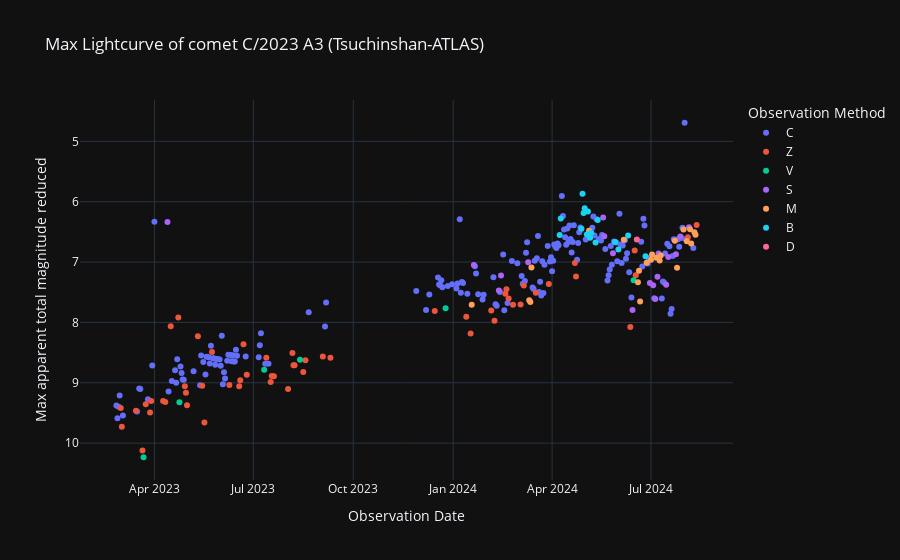

Notebook cell for this chart:
### Code cell
# Curva de luz reducida
labels = {'obs_date':'Observation Date','magnitud_reducida':'Max apparent total magnitude reduced', 'obs_method_key' : 'Observation Method'}
fig = px.scatter(curva_de_luz_agrupada_df, x=curva_de_luz_agrupada_df.obs_date, y='magnitud_reducida', color='obs_method_key', template= 'plotly_dark', labels= labels, title='Max Lightcurve of comet C/2023 A3 (Tsuchinshan-ATLAS)')
fig.update_yaxes(autorange="reversed")
fig.show()

### Figure 1 — Plotly figure (JSON) as saved in the notebook; plotly's stock layout.template omitted (floating-point values rounded to 4 significant figures; data arrays with more than 128 entries replaced by an {"elided": "..."} marker saying what was removed)
{"data": [{"hovertemplate": "Observation Method=C<br>Observation Date=%{x}<br>Max apparent total magnitude reduced=%{y}<extra></extra>", "legendgroup": "C", "marker": {"color": "#636efa", "symbol": "circle"}, "mode": "markers", "name": "C", "orientation": "v", "showlegend": true, "type": "scatter", "x": {"elided": "182 str values"}, "xaxis": "x", "y": {"elided": "182 float values"}, "yaxis": "y"}, {"hovertemplate": "Observation Method=Z<br>Observation Date=%{x}<br>Max apparent total magnitude reduced=%{y}<extra></extra>", "legendgroup": "Z", "marker": {"color": "#EF553B", "symbol": "circle"}, "mode": "markers", "name": "Z", "orientation": "v", "showlegend": true, "type": "scatter", "x": ["2023-03-01T00:00:00", "2023-03-02T00:00:00", "2023-03-15T00:00:00", "2023-03-21T00:00:00", "2023-03-24T00:00:00", "2023-03-28T00:00:00", "2023-03-29T00:00:00", "2023-04-09T00:00:00", "2023-04-11T00:00:00", "2023-04-16T00:00:00", "2023-04-23T00:00:00", "2023-04-29T00:00:00", "2023-04-30T00:00:00", "2023-05-01T00:00:00", "2023-05-11T00:00:00", "2023-05-15T00:00:00", "2023-05-17T00:00:00", "2023-05-24T00:00:00", "2023-06-09T00:00:00", "2023-06-18T00:00:00", "2023-06-19T00:00:00", "2023-06-22T00:00:00", "2023-06-25T00:00:00", "2023-07-13T00:00:00", "2023-07-17T00:00:00", "2023-07-18T00:00:00", "2023-07-20T00:00:00", "2023-08-02T00:00:00", "2023-08-06T00:00:00", "2023-08-07T00:00:00", "2023-08-08T00:00:00", "2023-08-16T00:00:00", "2023-08-18T00:00:00", "2023-09-03T00:00:00", "2023-09-10T00:00:00", "2023-12-15T00:00:00", "2024-01-13T00:00:00", "2024-01-17T00:00:00", "2024-02-05T00:00:00", "2024-02-08T00:00:00", "2024-02-18T00:00:00", "2024-02-19T00:00:00", "2024-02-21T00:00:00", "2024-02-25T00:00:00", "2024-03-03T00:00:00", "2024-03-06T00:00:00", "2024-03-17T00:00:00", "2024-03-29T00:00:00", "2024-04-22T00:00:00", "2024-04-23T00:00:00", "2024-06-12T00:00:00", "2024-06-16T00:00:00", "2024-06-17T00:00:00", "2024-08-04T00:00:00", "2024-08-12T00:00:00"], "xaxis": "x", "y": [9.419, 9.73, 9.464, 10.12, 9.354, 9.493, 9.303, 9.303, 9.32, 8.062, 7.916, 9.058, 9.165, 9.372, 8.23, 9.051, 9.66, 8.49, 9.039, 9.056, 8.958, 8.363, 8.867, 8.585, 8.987, 8.889, 8.89, 9.102, 8.507, 8.708, 8.71, 8.822, 8.625, 8.563, 8.585, 7.809, 7.906, 8.185, 7.802, 7.973, 7.524, 7.45, 7.602, 7.709, 7.702, 7.388, 7.507, 7.362, 7.015, 7.238, 8.077, 6.809, 7.218, 6.587, 6.387], "yaxis": "y"}, {"hovertemplate": "Observation Method=V<br>Observation Date=%{x}<br>Max apparent total magnitude reduced=%{y}<extra></extra>", "legendgroup": "V", "marker": {"color": "#00cc96", "symbol": "circle"}, "mode": "markers", "name": "V", "orientation": "v", "showlegend": true, "type": "scatter", "x": ["2023-03-22T00:00:00", "2023-04-24T00:00:00", "2023-07-11T00:00:00", "2023-08-13T00:00:00", "2023-12-25T00:00:00", "2024-06-15T00:00:00"], "xaxis": "x", "y": [10.23, 9.323, 8.783, 8.617, 7.765, 7.3], "yaxis": "y"}, {"hovertemplate": "Observation Method=S<br>Observation Date=%{x}<br>Max apparent total magnitude reduced=%{y}<extra></extra>", "legendgroup": "S", "marker": {"color": "#ab63fa", "symbol": "circle"}, "mode": "markers", "name": "S", "orientation": "v", "showlegend": true, "type": "scatter", "x": ["2023-04-13T00:00:00", "2024-01-20T00:00:00", "2024-02-12T00:00:00", "2024-02-14T00:00:00", "2024-03-10T00:00:00", "2024-05-18T00:00:00", "2024-05-19T00:00:00", "2024-05-27T00:00:00", "2024-06-14T00:00:00", "2024-06-30T00:00:00", "2024-07-03T00:00:00", "2024-07-05T00:00:00", "2024-07-07T00:00:00", "2024-07-08T00:00:00", "2024-07-15T00:00:00", "2024-07-17T00:00:00", "2024-07-24T00:00:00", "2024-07-28T00:00:00", "2024-08-05T00:00:00"], "xaxis": "x", "y": [6.337, 7.046, 7.471, 7.222, 7.002, 6.263, 6.574, 6.852, 7.793, 7.349, 7.386, 7.614, 7.242, 6.857, 7.376, 6.916, 6.871, 6.575, 6.422], "yaxis": "y"}, {"hovertemplate": "Observation Method=M<br>Observation Date=%{x}<br>Max apparent total magnitude reduced=%{y}<extra></extra>", "legendgroup": "M", "marker": {"color": "#FFA15A", "symbol": "circle"}, "mode": "markers", "name": "M", "orientation": "v", "showlegend": true, "type": "scatter", "x": ["2024-01-18T00:00:00", "2024-03-11T00:00:00", "2024-03-12T00:00:00", "2024-03-13T00:00:00", "2024-05-05T00:00:00", "2024-06-06T00:00:00", "2024-06-19T00:00:00", "2024-06-20T00:00:00", "2024-06-21T00:00:00", "2024-06-27T00:00:00", "2024-07-01T00:00:00", "2024-07-02T00:00:00", "2024-07-06T00:00:00", "2024-07-09T00:00:00", "2024-07-10T00:00:00", "2024-07-23T00:00:00", "2024-07-25T00:00:00", "2024-07-31T00:00:00", "2024-08-03T00:00:00", "2024-08-06T00:00:00", "2024-08-07T00:00:00", "2024-08-10T00:00:00", "2024-08-11T00:00:00"], "xaxis": "x", "y": [7.705, 7.631, 7.661, 7.089, 6.481, 6.631, 7.335, 7.144, 7.654, 7.013, 6.96, 6.874, 6.928, 6.972, 6.889, 6.647, 7.096, 6.46, 6.654, 6.456, 6.693, 6.506, 6.545], "yaxis": "y"}, {"hovertemplate": "Observation Method=B<br>Observation Date=%{x}<br>Max apparent total magnitude reduced=%{y}<extra></extra>", "legendgroup": "B", "marker": {"color": "#19d3f3", "symbol": "circle"}, "mode": "markers", "name": "B", "orientation": "v", "showlegend": true, "type": "scatter", "x": ["2024-04-08T00:00:00", "2024-04-09T00:00:00", "2024-04-28T00:00:00", "2024-04-29T00:00:00", "2024-04-30T00:00:00", "2024-05-01T00:00:00", "2024-05-03T00:00:00", "2024-05-04T00:00:00", "2024-05-06T00:00:00", "2024-05-07T00:00:00", "2024-05-11T00:00:00", "2024-05-13T00:00:00", "2024-05-29T00:00:00", "2024-06-01T00:00:00", "2024-06-10T00:00:00", "2024-06-26T00:00:00"], "xaxis": "x", "y": [6.551, 6.279, 6.448, 5.868, 6.188, 6.107, 6.544, 6.162, 6.596, 6.513, 6.674, 6.301, 6.669, 6.793, 6.561, 6.903], "yaxis": "y"}, {"hovertemplate": "Observation Method=D<br>Observation Date=%{x}<br>Max apparent total magnitude reduced=%{y}<extra></extra>", "legendgroup": "D", "marker": {"color": "#FF6692", "symbol": "circle"}, "mode": "markers", "name": "D", "orientation": "v", "showlegend": true, "type": "scatter", "x": ["2024-06-18T00:00:00"], "xaxis": "x", "y": [6.626], "yaxis": "y"}], "layout": {"legend": {"title": {"text": "Observation Method"}, "tracegroupgap": 0}, "title": {"text": "Max Lightcurve of comet C/2023 A3 (Tsuchinshan-ATLAS)"}, "xaxis": {"anchor": "y", "domain": [0, 1], "title": {"text": "Observation Date"}}, "yaxis": {"anchor": "x", "autorange": "reversed", "domain": [0, 1], "title": {"text": "Max apparent total magnitude reduced"}}}}
